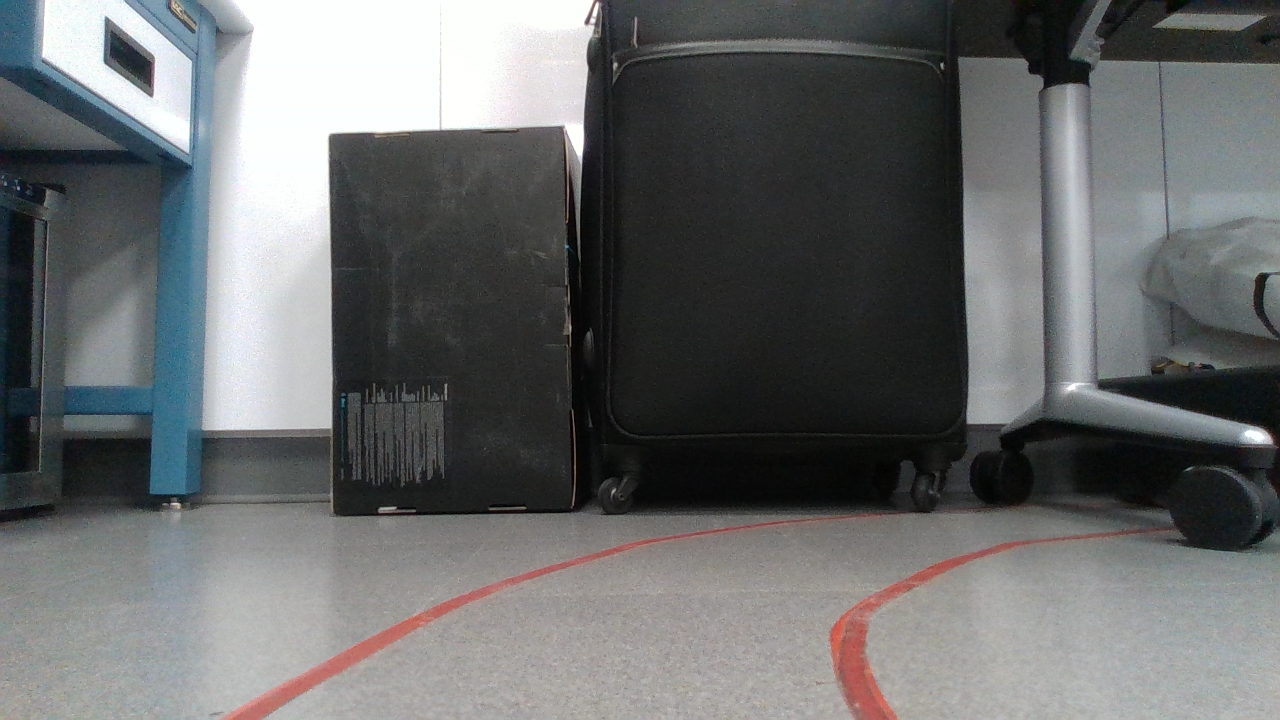
#> input picture Curved/test_Color.png, 1280 x 720 px
$ python -i camera_test.py   (imports and definitions only)
#> lines starting #> are read from the running program, lines starting #| are printed output that depends on the picture; after the words box and inside, x2 and y2 are one past the last pixel; in counts of white or black regions, pixels touching at a corner belong together
import cv2
import math
import numpy as np

def detect_edges(frame):
    # filter for blue lane lines
    hsv = cv2.cvtColor(frame, cv2.COLOR_BGR2HSV)
    #lower_blue = np.array([60, 40, 40])
    lower_blue = np.array([20, 20, 20])
    upper_blue = np.array([150, 255, 255])
    mask = cv2.inRange(hsv, lower_blue, upper_blue)
    # detect edges
    edges = cv2.Canny(mask, 200, 400)

    return edges

def region_of_interest(edges):
    height, width = edges.shape
    mask = np.zeros_like(edges)

    # only focus bottom half of the screen
    polygon = np.array([[
        (0, height * 1 / 2),
        (width, height * 1 / 2),
        (width, height),
        (0, height),
    ]], np.int32)

    cv2.fillPoly(mask, polygon, 255)
    cropped_edges = cv2.bitwise_and(edges, mask)
    return cropped_edges

def detect_line_segments(cropped_edges):
    # tuning min_threshold, minLineLength, maxLineGap is a trial and error process by hand
    rho = 1  # distance precision in pixel, i.e. 1 pixel
    angle = np.pi / 180  # angular precision in radian, i.e. 1 degree
    min_threshold = 10  # minimal of votes
    line_segments = cv2.HoughLinesP(cropped_edges, rho, angle, min_threshold,
                                    np.array([]), minLineLength=8, maxLineGap=4)

    return line_segments

def average_slope_intercept(frame, line_segments):
    """
    This function combines line segments into one or two lane lines
    If all line slopes are < 0: then we only have detected left lane
    If all line slopes are > 0: then we only have detected right lane
    """
    lane_lines = []
    if line_segments is None:
        print('No line_segment segments detected')
        return lane_lines

    height, width, _ = frame.shape
    left_fit = []
    right_fit = []

    boundary = 1/3
    left_region_boundary = width * (1 - boundary)  # left lane line segment should be on left 2/3 of the screen
    right_region_boundary = width * boundary # right lane line segment should be on left 2/3 of the screen

    for line_segment in line_segments:
        for x1, y1, x2, y2 in line_segment:
            if x1 == x2:
                print('skipping vertical line segment (slope=inf): %s' % line_segment)
                continue
            fit = np.polyfit((x1, x2), (y1, y2), 1)
            slope = fit[0]
            intercept = fit[1]
            if slope < 0:
                if x1 < left_region_boundary and x2 < left_region_boundary:
                    left_fit.append((slope, intercept))
            else:
                if x1 > right_region_boundary and x2 > right_region_boundary:
                    right_fit.append((slope, intercept))

    left_fit_average = np.average(left_fit, axis=0)
    if len(left_fit) > 0:
        lane_lines.append(make_points(frame, left_fit_average))

    right_fit_average = np.average(right_fit, axis=0)
    if len(right_fit) > 0:
        lane_lines.append(make_points(frame, right_fit_average))

    return lane_lines

def make_points(frame, line):
    height, width, _ = frame.shape
    slope, intercept = line
    y1 = height  # bottom of the frame
    y2 = int(y1 * 1 / 2)  # make points from middle of the frame down

    # bound the coordinates within the frame
    x1 = max(-width, min(2 * width, int((y1 - intercept) / slope)))
    x2 = max(-width, min(2 * width, int((y2 - intercept) / slope)))
    return [[x1, y1, x2, y2]]

def display_lines(frame, lines, line_color=(0, 255, 0), line_width=2):
    line_image = np.zeros_like(frame)
    if lines is not None:
        for line in lines:
            for x1, y1, x2, y2 in line:
                cv2.line(line_image, (x1, y1), (x2, y2), line_color, line_width)
    line_image = cv2.addWeighted(frame, 0.8, line_image, 1, 1)
    return line_image

def detect_lane(frame):
	edges = detect_edges(frame)
	cropped_edges = region_of_interest(edges)
	line_segments = detect_line_segments(cropped_edges)
	lane_lines = average_slope_intercept(frame, line_segments)
	lane_lines_image = display_lines(frame, lane_lines)
	return lane_lines, lane_lines_image

def compute_steering_angle(frame, lane_lines):
    """ Find the steering angle based on lane line coordinate
        We assume that camera is calibrated to point to dead center
    """
    if len(lane_lines) == 0:
        print('No lane lines detected, do nothing')
        return -90

    height, width, _ = frame.shape
    if len(lane_lines) == 1:
        print('Only detected one lane line, just follow it. %s' % lane_lines[0])
        x1, _, x2, _ = lane_lines[0][0]
        x_offset = x2 - x1
    else:
        _, _, left_x2, _ = lane_lines[0][0]
        _, _, right_x2, _ = lane_lines[1][0]
        camera_mid_offset_percent = 0.02 # 0.0 means car pointing to center, -0.03: car is centered to left, +0.03 means car pointing to right
        mid = int(width / 2 * (1 + camera_mid_offset_percent))
        x_offset = (left_x2 + right_x2) / 2 - mid

    # find the steering angle, which is angle between navigation direction to end of center line
    y_offset = int(height / 2)

    angle_to_mid_radian = math.atan(x_offset / y_offset)  # angle (in radian) to center vertical line
    angle_to_mid_deg = int(angle_to_mid_radian * 180.0 / math.pi)  # angle (in degrees) to center vertical line
    steering_angle = angle_to_mid_deg + 90  # this is the steering angle needed by picar front wheel

    print('new steering angle: %s' % steering_angle)
    return steering_angle


# [23 lines not run here, left out]

>>> import cv2
>>> picture = cv2.imread('../../../Curved/test_Color.png')
#> picture is the input picture: shape (720, 1280, 3); mean B, G, R 107.7, 107.3, 105.4
>>> result = detect_lane(picture)
#> in detect_edges, `hsv = cv2.cvtColor(frame, cv2.COLOR_BGR2HSV)`: hsv: shape (720, 1280, 3); mean H, S, V 66.8, 22.9, 110.7
#> in detect_edges, `mask = cv2.inRange(hsv, lower_blue, upper_blue)`:
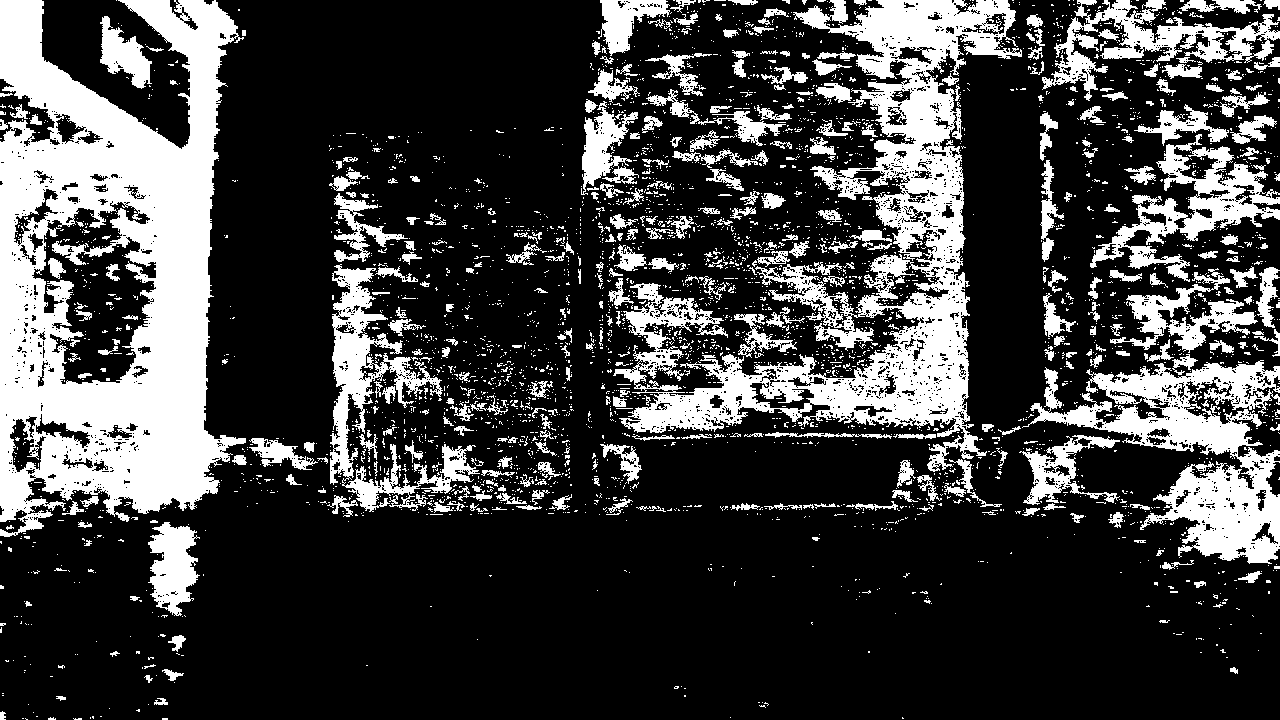
#> mask: shape (720, 1280); 25.4% white; 3843 white regions (3456 under 20 px), largest, box (x1, y1, x2, y2) and area: (0, 0, 246, 537) 75288, (613, 0, 1022, 472) 49117, (1022, 360, 1280, 564) 19383
#> in detect_edges, `edges = cv2.Canny(mask, 200, 400)`: edges: shape (720, 1280); 8.3% white in thin lines or dots
#> in region_of_interest, `cv2.fillPoly(mask, polygon, 255)`:
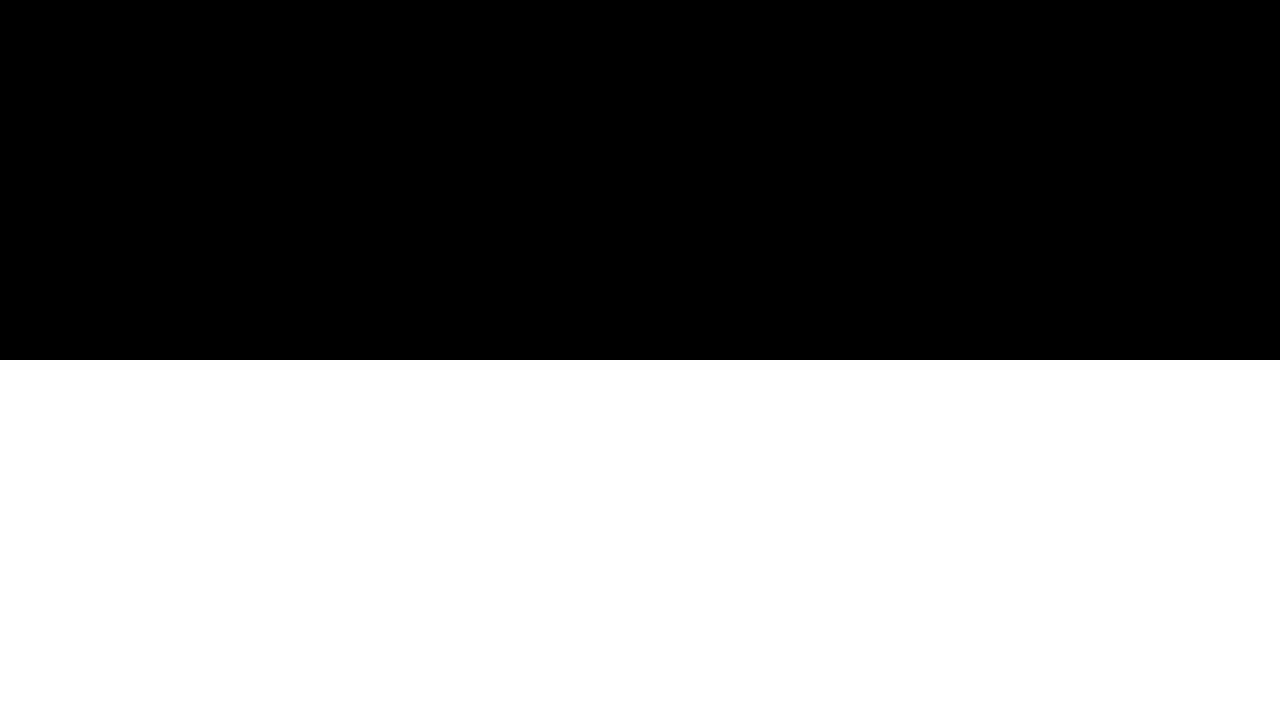
#> mask: shape (720, 1280); 50% white; 1 white region, box (x1, y1, x2, y2) and area: (0, 360, 1280, 720) 460800
#> in region_of_interest, `cropped_edges = cv2.bitwise_and(edges, mask)`:
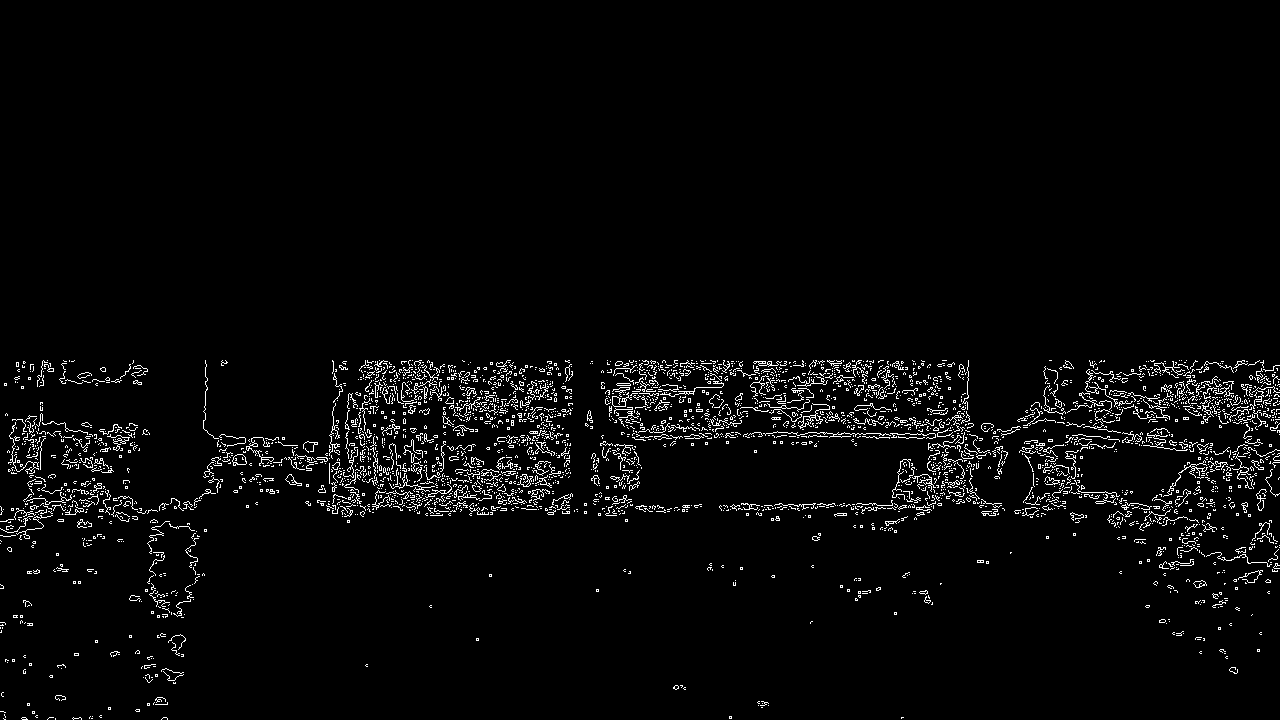
#> cropped_edges: shape (720, 1280); 3.1% white in thin lines or dots, all inside (x1, y1, x2, y2) = (0, 360, 1280, 720)
#> in detect_line_segments, `line_segments = cv2.HoughLinesP(cropped_edges, rho, angle, min_thresho..`: line_segments = 1472 rows, first 6: [521, 442, 545, 442], [650, 432, 662, 432], [86, 436, 96, 436], [264, 442, 281, 443], [3, 530, 12, 528], [947, 419, 967, 421]
#> the loop in average_slope_intercept, `for line_segment in line_segments:` made 1472 passes
#| skipping vertical line segment (slope=inf): [[1277  550 1277  541]]
#| skipping vertical line segment (slope=inf): [[968 415 968 431]]
#| skipping vertical line segment (slope=inf): [[ 38 521  38 506]]
#| skipping vertical line segment (slope=inf): [[1277  432 1277  419]]
#| skipping vertical line segment (slope=inf): [[ 12 460  12 447]]
#| skipping vertical line segment (slope=inf): [[1269  541 1269  533]]
#| skipping vertical line segment (slope=inf): [[1246  394 1246  384]]
#| skipping vertical line segment (slope=inf): [[ 40 416  40 402]]
#> (further printed lines are left out)
#> after the loop in average_slope_intercept, `for line_segment in line_segments:`: left_fit = 525 pairs, first value -24 to -1.7e-17, second value 360 to 8362; right_fit = 503 pairs, first value 8.68e-17 to 17, second value -21111 to 584
#> in average_slope_intercept, `left_fit_average = np.average(left_fit, axis=0)`: left_fit_average = [-0.509, 603.8]
#> in make_points, `slope, intercept = line`: slope = -0.509; intercept = 603.8
#> in make_points, `x1 = max(-width, min(2 * width, int((y1 - intercept) / slope)))`: x1 = -228
#> in make_points, `x2 = max(-width, min(2 * width, int((y2 - intercept) / slope)))`: x2 = 479
#> in average_slope_intercept, `right_fit_average = np.average(right_fit, axis=0)`: right_fit_average = [0.376, 56.27]
#> in detect_lane, `lane_lines = average_slope_intercept(frame, line_segments)`: lane_lines = [[[-228, 720, 479, 360]], [[1764, 720, 807, 360]]]
#> the loop in display_lines, `for line in lines:` made 2 passes
#> in display_lines, `line_image = cv2.addWeighted(frame, 0.8, line_image, 1, 1)`:
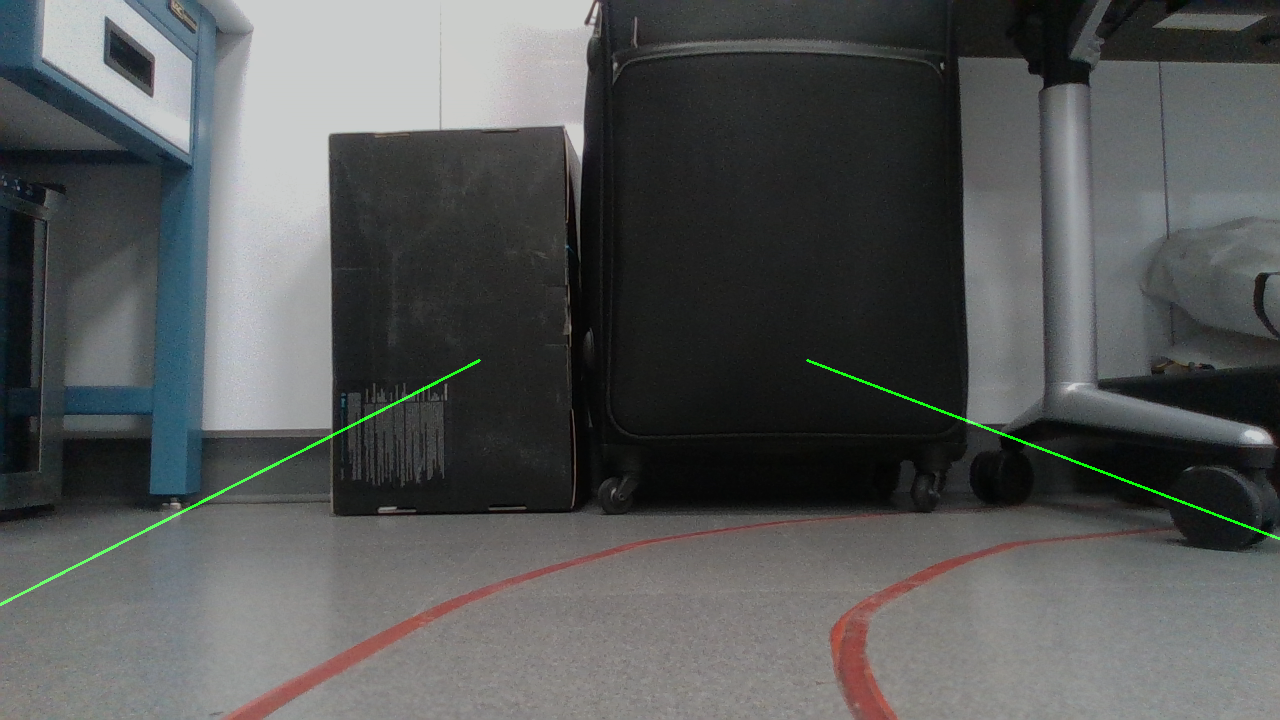
#> line_image: shape (720, 1280, 3); mean B, G, R 87.2, 87.5, 85.3
